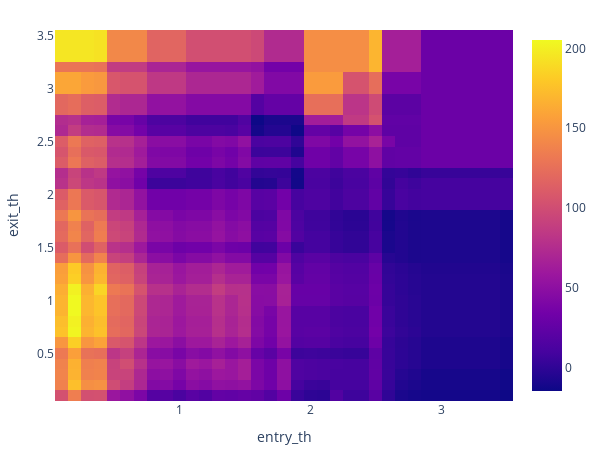

The notebook cell saved with this chart:
### Markdown cell above
This code generates a heatmap of total returns across all entry and exit threshold combinations. It uses Vectorbt’s `vbt.heatmap()` function on the `"Total Return [%]"` column of the results DataFrame and displays the interactive plot.

### Code cell
comb_stats_df["Total Return [%]"].vbt.heatmap().show()

### Figure 1 — Plotly figure (JSON) as saved in the notebook; plotly's stock layout.template omitted (floating-point values rounded to 4 significant figures; data arrays with more than 128 entries replaced by an {"elided": "..."} marker saying what was removed)
{"data": [{"colorscale": [[0, "#0d0887"], [0.1111, "#46039f"], [0.2222, "#7201a8"], [0.3333, "#9c179e"], [0.4444, "#bd3786"], [0.5556, "#d8576b"], [0.6667, "#ed7953"], [0.7778, "#fb9f3a"], [0.8889, "#fdca26"], [1, "#f0f921"]], "hoverongaps": false, "hovertemplate": "entry_th: %{x}<br>exit_th: %{y}<br>value: %{z}<extra></extra>", "type": "heatmap", "uid": "d5a320a1-1077-4ce3-b9dd-e6236ff421ea", "x": [0.1, 0.2, 0.3, 0.4, 0.5, 0.6, 0.7, 0.8, 0.9, 1.0, 1.1, 1.2, 1.3, 1.4, 1.5, 1.6, 1.7, 1.8, 1.9, 2.0, 2.1, 2.2, 2.3, 2.4, 2.5, 2.6, 2.7, 2.8, 2.9, 3.0, 3.1, 3.2, 3.3, 3.4, 3.5], "y": [0.1, 0.2, 0.3, 0.4, 0.5, 0.6, 0.7, 0.8, 0.9, 1.0, 1.1, 1.2, 1.3, 1.4, 1.5, 1.6, 1.7, 1.8, 1.9, 2.0, 2.1, 2.2, 2.3, 2.4, 2.5, 2.6, 2.7, 2.8, 2.9, 3.0, 3.1, 3.2, 3.3, 3.4, 3.5], "z": {"elided": "35x35 float values"}}], "layout": {"height": 455, "legend": {"orientation": "h", "traceorder": "normal", "x": 1, "xanchor": "right", "y": 1.02, "yanchor": "bottom"}, "margin": {"b": 30, "l": 30, "r": 30, "t": 30}, "width": 605, "xaxis": {"title": {"text": "entry_th"}}, "yaxis": {"title": {"text": "exit_th"}}}}
